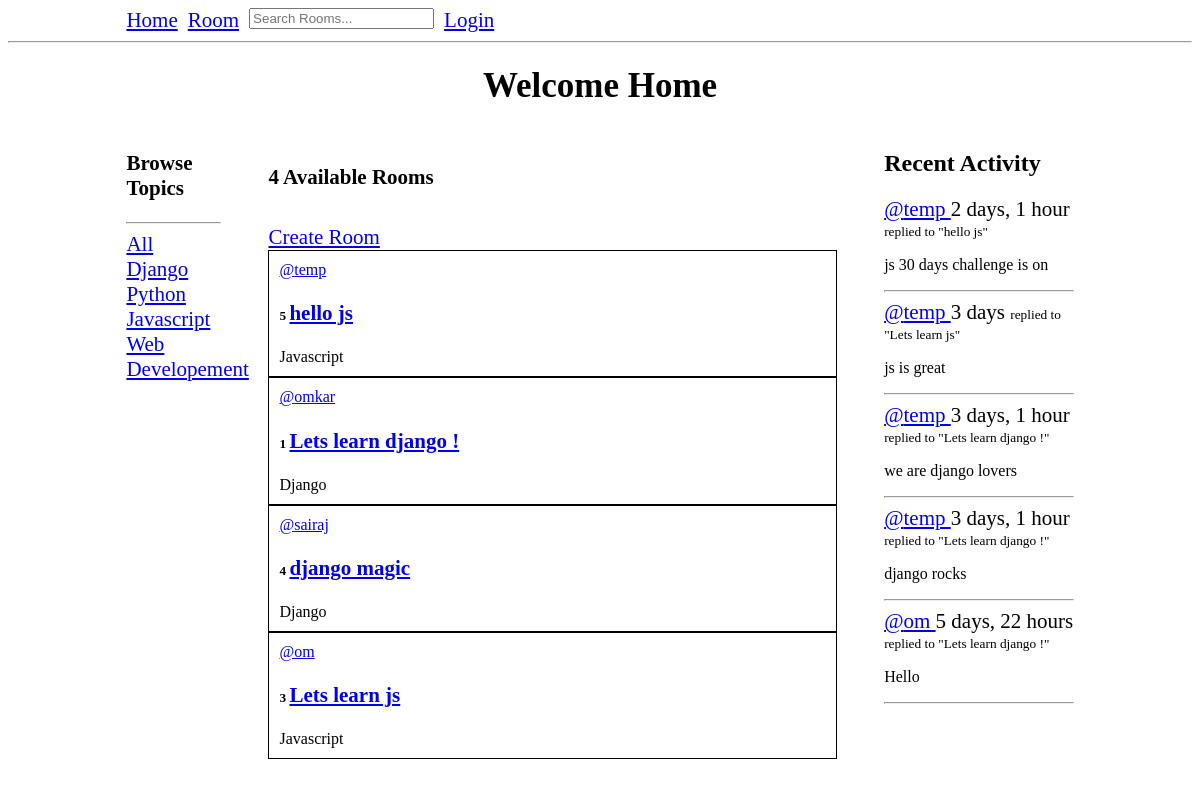
/, run on an earlier commit of the app's database.
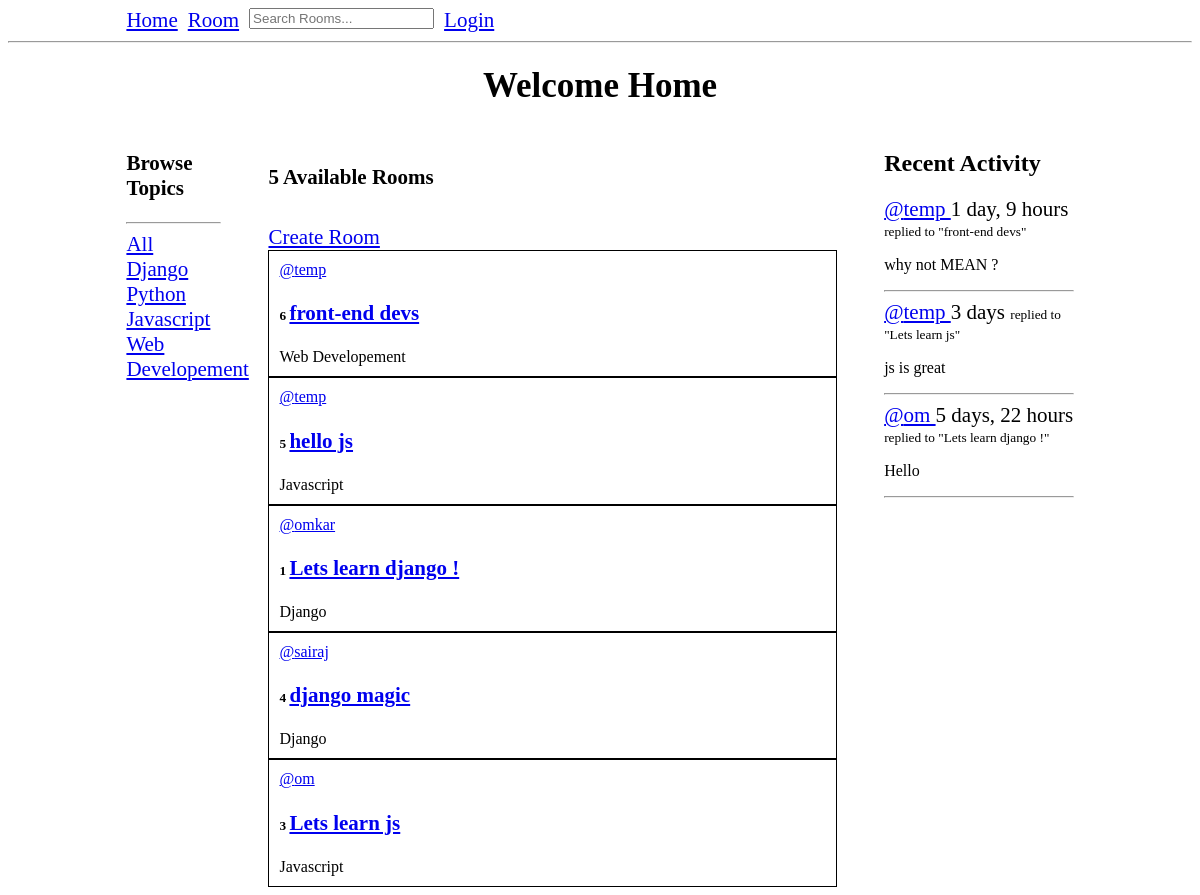
And on a later commit of the database.
### base/models.py (models this page shows, shortened)
class Topic(models.Model):
    name = models.CharField(max_length = 200)

class Room(models.Model):
    class Meta:
        ordering = ['-updated', '-created']
    host = models.ForeignKey(User, on_delete = models.SET_NULL, null = True)
    topic = models.ForeignKey(Topic, on_delete = models.SET_NULL, null = True)
    name = models.CharField(max_length = 200)
    description = models.TextField(null = True, blank = True)
    participants = models.ManyToManyField(User, related_name = 'participants', blank = True)
    updated = models.DateTimeField(auto_now = True)
    created = models.DateTimeField(auto_now_add = True)
    def __str__(self):
        return self.name

class Message(models.Model):
    class Meta:
        ordering = ['-updated', '-created']
    user = models.ForeignKey(User, on_delete = models.CASCADE)
    room = models.ForeignKey(Room, on_delete = models.CASCADE)
    body = models.TextField()
    updated = models.DateTimeField(auto_now = True)
    created = models.DateTimeField(auto_now_add = True)
    def __str__(self) -> str:
        return self.body[0 : 50]

### base/views.py (the view)
# urls.py: path('', views.home, name = "home"),
def home(request):
    topic = request.GET.get("topic") if request.GET.get('topic') != None else ''
    rooms = Room.objects.filter(
        Q(topic__name__icontains = topic) |
        Q(name__icontains = topic) |
        Q(description__icontains = topic)
    )
    topics = Topic.objects.all()
    room_messages = Message.objects.filter(Q(room__topic__name__icontains = topic))
    context = {'rooms' : rooms, 'topics' : topics, 'room_count' : len(rooms), 'room_messages' : room_messages}
    return render(request, 'base/home.html', context)

### base/templates/base/home.html
{% extends 'main.html' %} {% block content %}
<div class="home-container">
  <h1 class="page-title">Welcome Home</h1>
  <div class="main-area">
    <div class="topics">{% include 'base/topics_component.html' %}</div>
    <div class="room-section">
      <h5 class="font-md">{{room_count}} Available Rooms</h5>
      <a class="font-md" href="{% url 'create-room' %}">Create Room</a>
      {% include 'base/feed_component.html' %}
    </div>
    <div class="activity-feed">
      {% include 'base/activity_component.html' %}
    </div>
  </div>
</div>
{% endblock content %}

### base/templates/base/topics_component.html
<h3 class="font-md">Browse Topics</h3>
<hr />
<div>
  <a class="font-md" href="{% url 'home' %}">All</a>
</div>
{% for topic in topics %}
<div>
  <a class="font-md" href="{% url 'home'%}?topic={{topic.name}} "
    >{{topic.name}}</a
  >
</div>
{% endfor %}

### base/templates/base/feed_component.html (shortened to what this page needs)
{% for room in rooms %}
<div style="border: 1px solid black; padding: 10px">
  <a href="{% url 'user-profile' room.host.id %}">@{{room.host.username}}</a>
  <h5>
    {{room.id}}
    <a class="font-md" href="{% url 'room' room.id %}"
      ><span>{{room.name}}</span>
    </a>
  </h5>
  <span>{{room.topic.name}}</span>
</div>
{% endfor %}

### base/templates/base/activity_component.html (shortened to what this page needs)
<h2>Recent Activity</h2>
<div class="recent-messages">
  {% for message in room_messages %}
  <div>
    <small class="font-md">
      <a href="{% url 'user-profile' message.user.id %}"> @{{message.user}} </a>
      {{message.created|timesince}}
    </small>
    <small>replied to "{{message.room}}"</small>
    <p>{{message}}</p>
  </div>
  <hr />
  {% endfor %}
</div>

What changed in the data, as far as the page shows it:
removed Message: user "temp", created "2 days, 1 hour", room "hello js", body "js 30 days challenge is on"
removed Message: user "temp", created "3 days, 1 hour", room "Lets learn django !", body "we are django lovers"
removed Message: user "temp", created "3 days, 1 hour", room "Lets learn django !", body "django rocks"
added Room: host.username "temp", id "6", name "front-end devs", topic.name "Web Developement"
added Message: user "temp", created "1 day, 9 hours", room "front-end devs", body "why not MEAN ?"
Also different on the page:
{{ room_count }}: "4" → "5"
